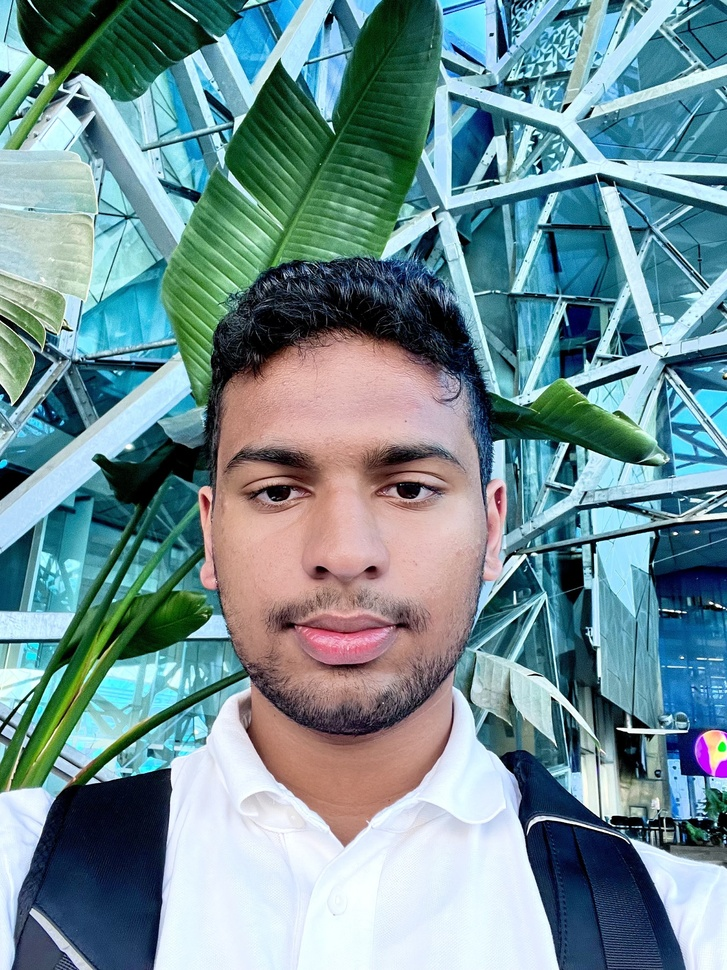
#> input picture imgs/thumbnail_IMG_3041.jpg, 727 x 970 px, shrunk from 1920 x 2560 before the run; its folder holds only this picture in this run
$ python main.py
#> lines starting #> are read from the running program, lines starting #| are printed output that depends on the picture
from PIL import Image,ImageEnhance,ImageFilter
import os
print(os.getcwd())
path = "./imgs"
pathOut = "/editedImgs"

for filename in os.listdir(path):
    img = Image.open(f"{path}/{filename}")
#> img is the input picture: PIL image 727x970 RGB; mean R, G, B 113.2, 143.8, 149.1

    # edit = img.filter(ImageFilter.SHARPEN).convert('L').filter(ImageFilter.GaussianBlur)
    edit = img.filter(ImageFilter.SHARPEN).filter(ImageFilter.SMOOTH)
    factor = 1.5
    enchancer = ImageEnhance.Contrast(edit)
    edit = enchancer.enhance(factor)
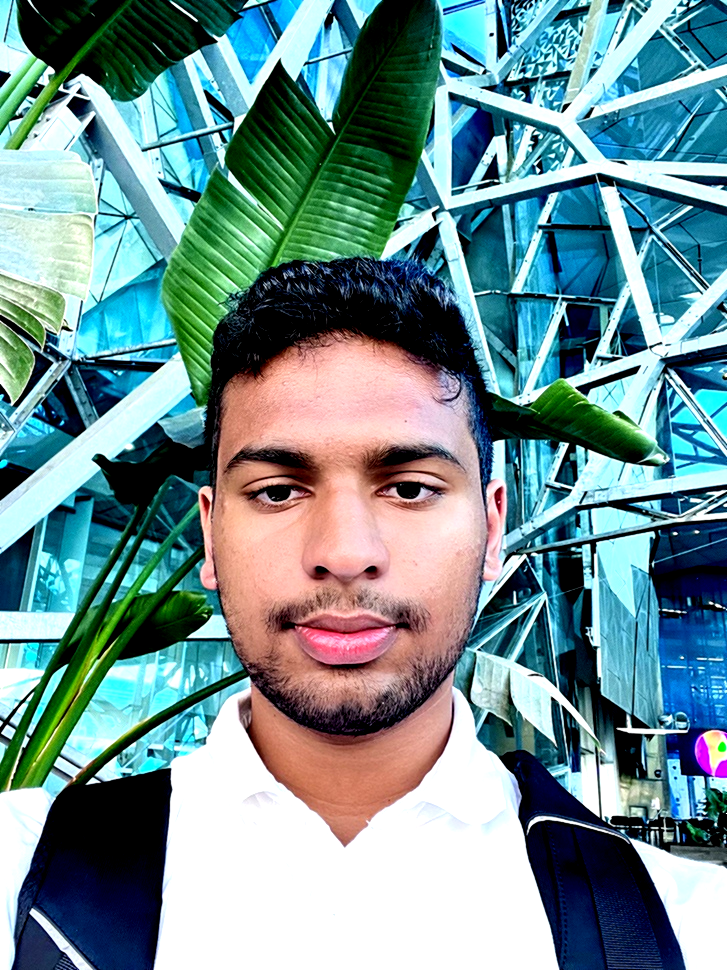
#> edit: PIL image 727x970 RGB; mean R, G, B 112.6, 143.9, 146.3
    clean_name = os.path.splitext(filename)[0]

    edit.save(f'.{pathOut}/{clean_name}_edited.jpg')
